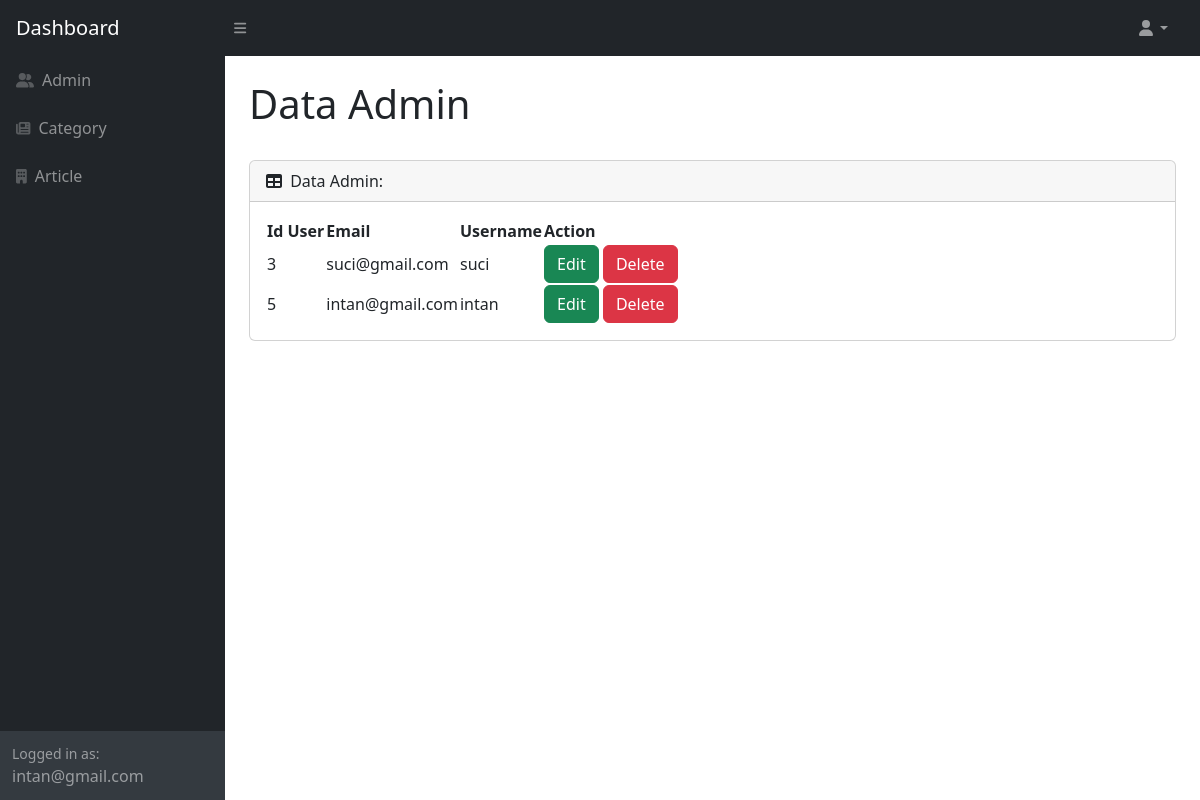
/AdminController/viewAdmin.php (signed in), run on the app's committed database.
### tables this page shows
CREATE TABLE `user` (
  `id_admin` int(11) NOT NULL,
  `username` varchar(50) NOT NULL,
  `password` varchar(255) NOT NULL,
  `email` varchar(100) NOT NULL
);

### AdminController/viewAdmin.php (the view, shortened to what this page needs)
<!DOCTYPE html>
<html lang="en">
<head>
    <link href="https://cdn.jsdelivr.net/npm/simple-datatables@7.1.2/dist/style.min.css" rel="stylesheet" />
    <link href="css/styles.css" rel="stylesheet" />
</head>
<body class="sb-nav-fixed">
    <nav class="sb-topnav navbar navbar-expand navbar-dark bg-dark">
        <a class="navbar-brand ps-3" href="index.php">Dashboard</a>
        <button class="btn btn-link btn-sm order-1 order-lg-0 me-4 me-lg-0" id="sidebarToggle" href="#!"><i
                class="fas fa-bars"></i></button>
        <ul class="navbar-nav ms-auto ms-md-0 me-3 me-lg-4">
            <li class="nav-item dropdown">
                <a class="nav-link dropdown-toggle" id="navbarDropdown" href="#" role="button" data-bs-toggle="dropdown"
                    aria-expanded="false"><i class="fas fa-user fa-fw"></i></a>
            </li>
        </ul>
    </nav>
    <div id="layoutSidenav">
        <div id="layoutSidenav_nav">
            <nav class="sb-sidenav accordion sb-sidenav-dark" id="sidenavAccordion">
                <div class="sb-sidenav-menu">
                    <div class="nav">
                        <a class="nav-link" href="viewAdmin.php">
                            <div class="sb-nav-link-icon"><i class='fas fa-user-friends'></i></div>
                            Admin
                        </a>
                        <a class="nav-link" href="viewCategories.php">
                            <div class="sb-nav-link-icon"><i class="fa-solid fa-newspaper"></i></div>
                            Category
                        </a>
                        <a class="nav-link" href="viewArticle.php">
                            <div class="sb-nav-link-icon"><i class="fas fa-building"></i></div>
                            Article
                        </a>
                    </div>
                </div>
                <div class="sb-sidenav-footer">
                    <div class="small">Logged in as:</div>
                    <?= $_SESSION['email'] ?>
                </div>
            </nav>
        </div>
        <div id="layoutSidenav_content">
            <main>
                <div class="container-fluid px-4">
                    <h1 class="mt-4">Data Admin</h1>
                    <br>
                    <div class="card mb-4">
                        <div class="card-header">
                            <i class="fas fa-table me-1"></i>
                            Data Admin:
                        </div>
                        <div class="card-body">
                            <table id="datatablesSimple">
                                <thead>
                                    <tr>
                                        <th>Id User</th>
                                        <th>Email</th>
                                        <th>Username</th>
                                        <th>Action</th>
                                    </tr>
                                </thead>
                                <tbody>
                                    <?php
                                    include "../connection.php";
                                    $query = mysqli_query($conn, "SELECT * FROM user ORDER BY id_admin ASC");
                                    $no = 1;
                                    while ($row = mysqli_fetch_array($query)):
                                        ?>
                                        <tr>
                                            <td><?= $row['id_admin'] ?></td>
                                            <td><?= $row['email'] ?></td>
                                            <td><?= $row['username'] ?></td>
                                            <td>
                                                <a href="#" class="btn btn-success" data-bs-toggle="modal"
                                                    data-bs-target="#edit<?= $no ?>">Edit</a>
                                                <a href="#" class="btn btn-danger" data-bs-toggle="modal"
                                                    data-bs-target="#hapus<?= $no ?>">Delete</a>
                                            </td>
                                        </tr>
                                        <?php
                                        $no++;
                                    endwhile;
                                    ?>
                                </tbody>
                            </table>
                        </div>
                    </div>
                </div>
            </main>
</body>
</html>

### data on the page
user: id_admin "3", email "suci@gmail.com", username "suci"
user: id_admin "5", email "intan@gmail.com", username "intan"

### other printed values
$_SESSION['email'] "intan@gmail.com"
